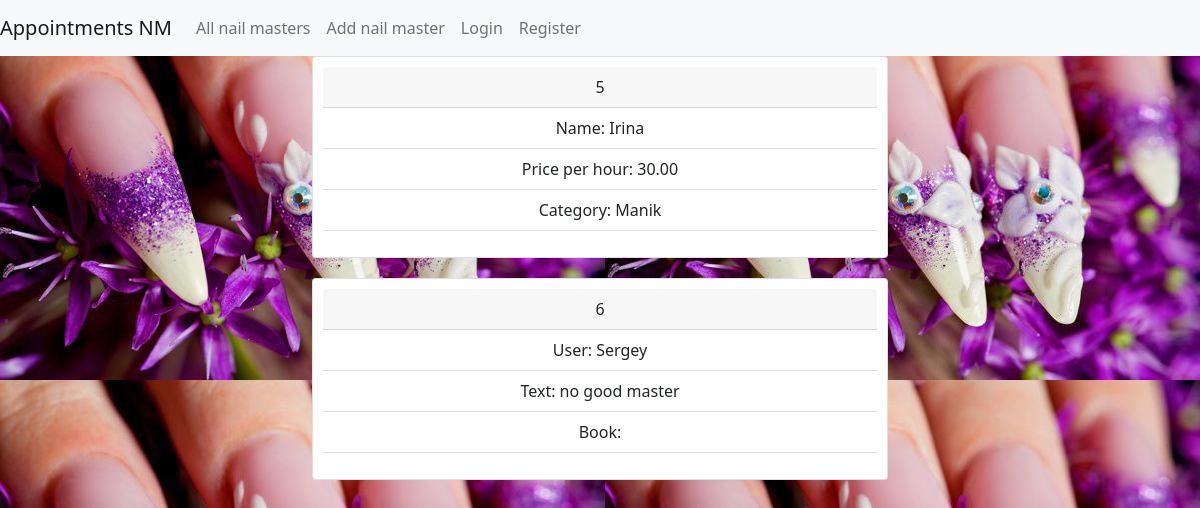
Page /app/nail_master_review_list/5/ on the committed database.
### entry/models.py (models this page shows, shortened)
class NailMaster(models.Model):
    name = models.CharField(max_length=255)
    price_per_hour = models.DecimalField(max_digits=10, decimal_places=2)
    category = models.CharField(max_length=255)

class Review(models.Model):
    user = models.ForeignKey(User, on_delete=models.CASCADE)
    nail_master = models.ForeignKey(NailMaster, on_delete=models.CASCADE)
    text = models.TextField()

### entry/views.py (the view)
# urls.py: path('nail_master_review_list/<int:nail_master_id>/', views.nail_master_review_list, name='nail_master_review_list'),
def nail_master_review_list(request, nail_master_id):
    reviews = Review.objects.filter(nail_master=nail_master_id)
    nail_master = get_object_or_404(NailMaster, pk=nail_master_id)
    return render(request, 'nail_master_review_list.html', {'reviews': reviews, 'nail_master': nail_master})

### templates/nail_master_review_list.html (shortened to what this page needs)
{% extends 'base.html'%}
{%block content%}
    <div class="list card">
      <div class="card-header">
        {{nail_master.id}}
      </div>
      <ul class="list-group list-group-flush">
        <li class="list-group-item">Name: {{nail_master.name}}</li>
        <li class="list-group-item">Price per hour: {{nail_master.price_per_hour}}</li>
        <li class="list-group-item">Category: {{nail_master.category}}</li>
        <li class="list-group-item">
        </li>
      </ul>
    </div>
{% for review in reviews %}
    <div class="list card">
      <div class="card-header">
        {{review.id}}
      </div>
      <ul class="list-group list-group-flush">
        <li class="list-group-item">User: {{review.user}}</li>
        <li class="list-group-item">Text: {{review.text}}</li>
        <li class="list-group-item">Book: {{review.book}}</li>
          <li class="list-group-item">
          </li>
      </ul>
    </div>
{% endfor %}
{% endblock %}

### static/styles.css (style rules this page uses)
body { background-attachment: fixed; background-image: url('img/NM.jpg'); }
.list { margin: 0 auto; width: 60%; text-align: center; padding: 10px; margin-bottom: 20px; }

### rows in the picture
NailMaster: id "5", name "Irina", price_per_hour "30.00", category "Manik"
Review: id "6", user "Sergey", text "no good master"
